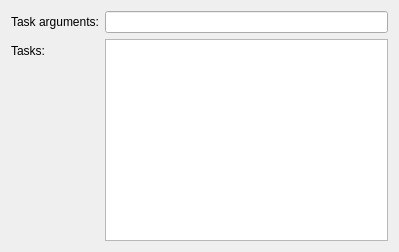
<?xml version="1.0" encoding="UTF-8"?>
<ui version="4.0">
 <class>Nim::NimbleTaskStepWidget</class>
 <widget class="QWidget" name="Nim::NimbleTaskStepWidget">
  <property name="geometry">
   <rect>
    <x>0</x>
    <y>0</y>
    <width>399</width>
    <height>252</height>
   </rect>
  </property>
  <property name="windowTitle">
   <string>Form</string>
  </property>
  <layout class="QVBoxLayout" name="verticalLayout">
   <item>
    <layout class="QFormLayout" name="formLayout">
     <property name="sizeConstraint">
      <enum>QLayout::SetDefaultConstraint</enum>
     </property>
     <property name="fieldGrowthPolicy">
      <enum>QFormLayout::ExpandingFieldsGrow</enum>
     </property>
     <item row="0" column="0">
      <widget class="QLabel" name="taskArgumentsLabel">
       <property name="text">
        <string>Task arguments:</string>
       </property>
      </widget>
     </item>
     <item row="0" column="1">
      <widget class="QLineEdit" name="taskArgumentsLineEdit"/>
     </item>
     <item row="1" column="0">
      <widget class="QLabel" name="tasksLabel">
       <property name="text">
        <string>Tasks:</string>
       </property>
      </widget>
     </item>
     <item row="1" column="1">
      <widget class="QFrame" name="tasksFrame">
       <property name="frameShape">
        <enum>QFrame::StyledPanel</enum>
       </property>
       <layout class="QHBoxLayout" name="horizontalLayout">
        <property name="leftMargin">
         <number>0</number>
        </property>
        <property name="topMargin">
         <number>0</number>
        </property>
        <property name="rightMargin">
         <number>0</number>
        </property>
        <property name="bottomMargin">
         <number>0</number>
        </property>
        <item>
         <widget class="QListView" name="taskList">
          <property name="frameShape">
           <enum>QFrame::NoFrame</enum>
          </property>
          <property name="selectionMode">
           <enum>QAbstractItemView::NoSelection</enum>
          </property>
          <property name="selectionBehavior">
           <enum>QAbstractItemView::SelectRows</enum>
          </property>
         </widget>
        </item>
       </layout>
      </widget>
     </item>
    </layout>
   </item>
  </layout>
 </widget>
 <resources/>
 <connections/>
</ui>
